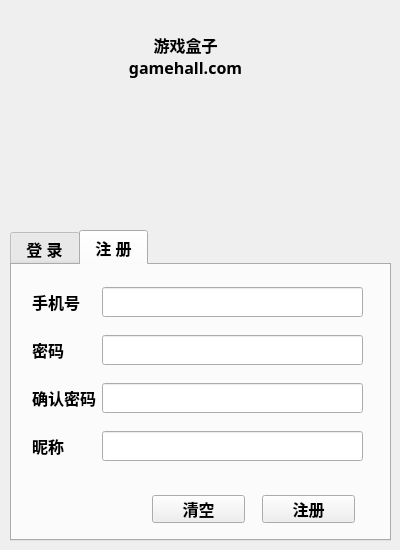
<?xml version="1.0" encoding="UTF-8"?>
<ui version="4.0">
 <class>LoginDialog</class>
 <widget class="QDialog" name="LoginDialog">
  <property name="geometry">
   <rect>
    <x>0</x>
    <y>0</y>
    <width>400</width>
    <height>550</height>
   </rect>
  </property>
  <property name="minimumSize">
   <size>
    <width>400</width>
    <height>550</height>
   </size>
  </property>
  <property name="maximumSize">
   <size>
    <width>400</width>
    <height>550</height>
   </size>
  </property>
  <property name="font">
   <font>
    <family>幼圆</family>
    <pointsize>12</pointsize>
    <weight>75</weight>
    <bold>true</bold>
   </font>
  </property>
  <property name="focusPolicy">
   <enum>Qt::NoFocus</enum>
  </property>
  <property name="contextMenuPolicy">
   <enum>Qt::NoContextMenu</enum>
  </property>
  <property name="windowTitle">
   <string>Dialog</string>
  </property>
  <widget class="QLabel" name="lb_logo">
   <property name="geometry">
    <rect>
     <x>-20</x>
     <y>20</y>
     <width>411</width>
     <height>71</height>
    </rect>
   </property>
   <property name="text">
    <string>游戏盒子
gamehall.com</string>
   </property>
   <property name="textFormat">
    <enum>Qt::AutoText</enum>
   </property>
   <property name="alignment">
    <set>Qt::AlignCenter</set>
   </property>
  </widget>
  <widget class="QLabel" name="lb_icon">
   <property name="geometry">
    <rect>
     <x>130</x>
     <y>100</y>
     <width>101</width>
     <height>101</height>
    </rect>
   </property>
   <property name="text">
    <string/>
   </property>
   <property name="pixmap">
    <pixmap resource="Resource.qrc">:/images/q151020-01.png</pixmap>
   </property>
   <property name="scaledContents">
    <bool>true</bool>
   </property>
  </widget>
  <widget class="QTabWidget" name="tw_page">
   <property name="geometry">
    <rect>
     <x>10</x>
     <y>230</y>
     <width>381</width>
     <height>311</height>
    </rect>
   </property>
   <property name="currentIndex">
    <number>1</number>
   </property>
   <widget class="QWidget" name="tab_login">
    <attribute name="title">
     <string> 登 录 </string>
    </attribute>
    <widget class="QWidget" name="layoutWidget">
     <property name="geometry">
      <rect>
       <x>30</x>
       <y>50</y>
       <width>331</width>
       <height>121</height>
      </rect>
     </property>
     <layout class="QGridLayout" name="gridLayout">
      <item row="0" column="0">
       <widget class="QLabel" name="lb_tel">
        <property name="text">
         <string>手机号</string>
        </property>
       </widget>
      </item>
      <item row="0" column="1">
       <widget class="QLineEdit" name="le_tel">
        <property name="minimumSize">
         <size>
          <width>0</width>
          <height>30</height>
         </size>
        </property>
        <property name="maximumSize">
         <size>
          <width>16777215</width>
          <height>30</height>
         </size>
        </property>
        <property name="toolTip">
         <string>请输入正确的手机号</string>
        </property>
        <property name="text">
         <string>1881888188</string>
        </property>
       </widget>
      </item>
      <item row="1" column="0">
       <widget class="QLabel" name="lb_password">
        <property name="text">
         <string>密码</string>
        </property>
       </widget>
      </item>
      <item row="1" column="1">
       <widget class="QLineEdit" name="le_password">
        <property name="minimumSize">
         <size>
          <width>0</width>
          <height>30</height>
         </size>
        </property>
        <property name="maximumSize">
         <size>
          <width>16777215</width>
          <height>30</height>
         </size>
        </property>
        <property name="toolTip">
         <string> 请输入密码，最长不超过16 位</string>
        </property>
        <property name="text">
         <string>123</string>
        </property>
        <property name="echoMode">
         <enum>QLineEdit::Password</enum>
        </property>
       </widget>
      </item>
     </layout>
    </widget>
    <widget class="QWidget" name="layoutWidget">
     <property name="geometry">
      <rect>
       <x>124</x>
       <y>230</y>
       <width>221</width>
       <height>31</height>
      </rect>
     </property>
     <layout class="QHBoxLayout" name="horizontalLayout">
      <item>
       <widget class="QPushButton" name="pb_clear_2">
        <property name="text">
         <string>清空</string>
        </property>
       </widget>
      </item>
      <item>
       <widget class="QPushButton" name="pb_login">
        <property name="text">
         <string>登录</string>
        </property>
       </widget>
      </item>
     </layout>
    </widget>
    <widget class="QWidget" name="layoutWidget">
     <property name="geometry">
      <rect>
       <x>30</x>
       <y>190</y>
       <width>331</width>
       <height>26</height>
      </rect>
     </property>
     <layout class="QHBoxLayout" name="horizontalLayout_2">
      <item>
       <widget class="QCheckBox" name="checkBox">
        <property name="text">
         <string>记住密码</string>
        </property>
       </widget>
      </item>
      <item>
       <widget class="QCheckBox" name="checkBox_2">
        <property name="text">
         <string>自动登录</string>
        </property>
       </widget>
      </item>
     </layout>
    </widget>
   </widget>
   <widget class="QWidget" name="tab_register">
    <attribute name="title">
     <string> 注 册 </string>
    </attribute>
    <widget class="QWidget" name="layoutWidget">
     <property name="geometry">
      <rect>
       <x>20</x>
       <y>10</y>
       <width>331</width>
       <height>199</height>
      </rect>
     </property>
     <layout class="QGridLayout" name="gridLayout_2">
      <item row="0" column="1">
       <widget class="QLineEdit" name="le_tel_register">
        <property name="minimumSize">
         <size>
          <width>0</width>
          <height>30</height>
         </size>
        </property>
        <property name="maximumSize">
         <size>
          <width>16777215</width>
          <height>30</height>
         </size>
        </property>
        <property name="toolTip">
         <string>&lt;html&gt;&lt;head/&gt;&lt;body&gt;&lt;p&gt;请输入正确的手机号&lt;/p&gt;&lt;/body&gt;&lt;/html&gt;</string>
        </property>
       </widget>
      </item>
      <item row="1" column="0">
       <widget class="QLabel" name="lb_password_register">
        <property name="text">
         <string>密码</string>
        </property>
       </widget>
      </item>
      <item row="2" column="0">
       <widget class="QLabel" name="lb_confirm_password_register">
        <property name="text">
         <string>确认密码</string>
        </property>
       </widget>
      </item>
      <item row="0" column="0">
       <widget class="QLabel" name="lb_tel_register">
        <property name="text">
         <string>手机号</string>
        </property>
       </widget>
      </item>
      <item row="2" column="1">
       <widget class="QLineEdit" name="le_confirm_password_register">
        <property name="minimumSize">
         <size>
          <width>0</width>
          <height>30</height>
         </size>
        </property>
        <property name="maximumSize">
         <size>
          <width>16777215</width>
          <height>30</height>
         </size>
        </property>
        <property name="echoMode">
         <enum>QLineEdit::Password</enum>
        </property>
       </widget>
      </item>
      <item row="1" column="1">
       <widget class="QLineEdit" name="le_password_register">
        <property name="minimumSize">
         <size>
          <width>0</width>
          <height>30</height>
         </size>
        </property>
        <property name="maximumSize">
         <size>
          <width>16777215</width>
          <height>30</height>
         </size>
        </property>
        <property name="toolTip">
         <string> 请输入密码，最长不超过16 位</string>
        </property>
        <property name="echoMode">
         <enum>QLineEdit::Password</enum>
        </property>
       </widget>
      </item>
      <item row="3" column="0">
       <widget class="QLabel" name="lb_name_register">
        <property name="text">
         <string>昵称</string>
        </property>
       </widget>
      </item>
      <item row="3" column="1">
       <widget class="QLineEdit" name="le_name_register">
        <property name="minimumSize">
         <size>
          <width>0</width>
          <height>30</height>
         </size>
        </property>
        <property name="maximumSize">
         <size>
          <width>16777215</width>
          <height>30</height>
         </size>
        </property>
       </widget>
      </item>
     </layout>
    </widget>
    <widget class="QPushButton" name="pb_register">
     <property name="geometry">
      <rect>
       <x>250</x>
       <y>230</y>
       <width>93</width>
       <height>28</height>
      </rect>
     </property>
     <property name="text">
      <string>注册</string>
     </property>
    </widget>
    <widget class="QPushButton" name="pb_clear">
     <property name="geometry">
      <rect>
       <x>140</x>
       <y>230</y>
       <width>93</width>
       <height>28</height>
      </rect>
     </property>
     <property name="text">
      <string>清空</string>
     </property>
    </widget>
   </widget>
  </widget>
 </widget>
 <tabstops>
  <tabstop>tw_page</tabstop>
  <tabstop>le_tel</tabstop>
  <tabstop>le_password</tabstop>
  <tabstop>pb_login</tabstop>
  <tabstop>pb_clear_2</tabstop>
  <tabstop>le_tel_register</tabstop>
  <tabstop>le_password_register</tabstop>
  <tabstop>le_confirm_password_register</tabstop>
  <tabstop>le_name_register</tabstop>
  <tabstop>pb_register</tabstop>
  <tabstop>pb_clear</tabstop>
 </tabstops>
 <resources>
  <include location="Resource.qrc"/>
 </resources>
 <connections/>
</ui>
